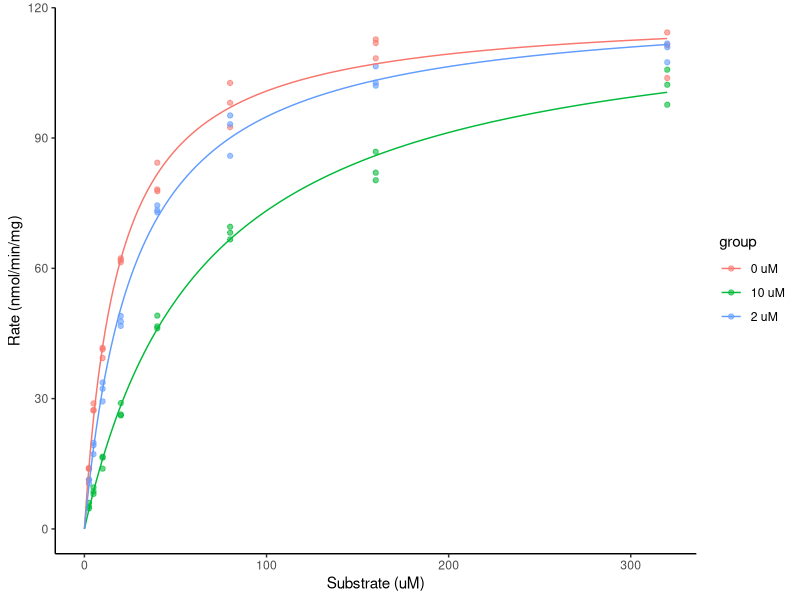

Recreate this plot in R.
#!/usr/bin/env Rscript
# Standalone reproduction. Run inside the pinned pubready container
# (see REPRODUCE.md) from this bundle folder.
suppressPackageStartupMessages(library(ggplot2))

raw <- read.csv("input_rate.csv", check.names = FALSE)
d <- data.frame(s = as.numeric(raw[["substrate_um"]]), v = as.numeric(raw[["rate"]]),
                group = as.character(raw[["inhibitor"]]))
d <- d[is.finite(d$s) & is.finite(d$v) & !is.na(d$group) & d$s >= 0, ]
starts <- list(
  "0 uM" = list(vmax = 114.31, km = 20),
  "2 uM" = list(vmax = 111.75, km = 20),
  "10 uM" = list(vmax = 105.73, km = 40)
)
algos <- c("0 uM" = "default", "2 uM" = "default", "10 uM" = "default")
ctrl <- nls.control(maxiter = 1000, tol = 1e-8, minFactor = 1e-12)
curves <- NULL
for (g in names(starts)) {
  fit <- nls(v ~ vmax * s / (km + s), data = d[d$group == g, ], start = starts[[g]],
             control = ctrl, algorithm = algos[[g]])
  print(summary(fit))
  grid <- seq(0, max(d$s), length.out = 200)
  curves <- rbind(curves, data.frame(group = g, s = grid, v = predict(fit, data.frame(s = grid))))
}
# A curve that is not determined is drawn as points only, as in the figure.
p <- ggplot() +
  geom_point(data = d, aes(s, v, colour = group), alpha = 0.6) +
  expand_limits(x = 0, y = 0) + labs(x = "Substrate (uM)", y = "Rate (nmol/min/mg)") + theme_classic()
if (!is.null(curves)) p <- p + geom_line(data = curves, aes(s, v, colour = group))
ggsave("figure_rate_enzyme.pdf", p, width = 6.6, height = 4.4)
cat("Reproduced figure.\n")
